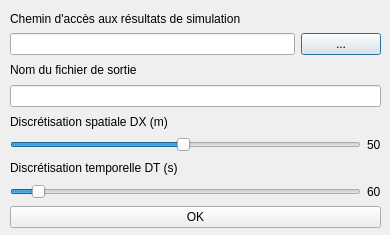
<?xml version="1.0" encoding="UTF-8"?>
<ui version="4.0">
 <class>Dialog</class>
 <widget class="QDialog" name="Dialog">
  <property name="geometry">
   <rect>
    <x>0</x>
    <y>0</y>
    <width>390</width>
    <height>235</height>
   </rect>
  </property>
  <property name="windowTitle">
   <string>Dialog</string>
  </property>
  <widget class="QWidget" name="verticalLayoutWidget">
   <property name="geometry">
    <rect>
     <x>10</x>
     <y>10</y>
     <width>371</width>
     <height>218</height>
    </rect>
   </property>
   <layout class="QVBoxLayout" name="verticalLayout">
    <item>
     <widget class="QLabel" name="label_6">
      <property name="text">
       <string>Chemin d'accès aux résultats de simulation</string>
      </property>
     </widget>
    </item>
    <item>
     <layout class="QHBoxLayout" name="horizontalLayout_3">
      <item>
       <widget class="QLineEdit" name="simulation_LE"/>
      </item>
      <item>
       <widget class="QPushButton" name="getDir_PB">
        <property name="text">
         <string>...</string>
        </property>
       </widget>
      </item>
     </layout>
    </item>
    <item>
     <widget class="QLabel" name="label">
      <property name="text">
       <string>Nom du fichier de sortie</string>
      </property>
     </widget>
    </item>
    <item>
     <widget class="QLineEdit" name="name_LE"/>
    </item>
    <item>
     <widget class="QLabel" name="label_2">
      <property name="text">
       <string>Discrétisation spatiale DX (m)</string>
      </property>
     </widget>
    </item>
    <item>
     <layout class="QHBoxLayout" name="horizontalLayout">
      <item>
       <widget class="QSlider" name="DX_slider">
        <property name="minimum">
         <number>1</number>
        </property>
        <property name="maximum">
         <number>100</number>
        </property>
        <property name="value">
         <number>50</number>
        </property>
        <property name="orientation">
         <enum>Qt::Horizontal</enum>
        </property>
       </widget>
      </item>
      <item>
       <widget class="QLabel" name="DX_LB">
        <property name="text">
         <string>50</string>
        </property>
       </widget>
      </item>
     </layout>
    </item>
    <item>
     <widget class="QLabel" name="label_3">
      <property name="text">
       <string>Discrétisation temporelle DT (s)</string>
      </property>
     </widget>
    </item>
    <item>
     <layout class="QHBoxLayout" name="horizontalLayout_2">
      <item>
       <widget class="QSlider" name="DT_slider">
        <property name="minimum">
         <number>30</number>
        </property>
        <property name="maximum">
         <number>500</number>
        </property>
        <property name="value">
         <number>60</number>
        </property>
        <property name="orientation">
         <enum>Qt::Horizontal</enum>
        </property>
       </widget>
      </item>
      <item>
       <widget class="QLabel" name="DT_LB">
        <property name="text">
         <string>60</string>
        </property>
       </widget>
      </item>
     </layout>
    </item>
    <item>
     <widget class="QPushButton" name="ok_button">
      <property name="text">
       <string>OK</string>
      </property>
     </widget>
    </item>
   </layout>
  </widget>
 </widget>
 <resources/>
 <connections/>
</ui>
